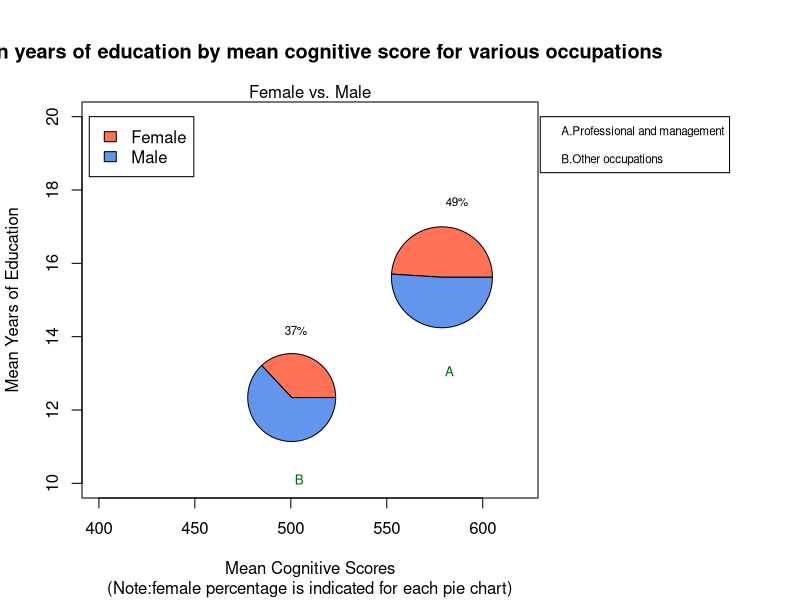
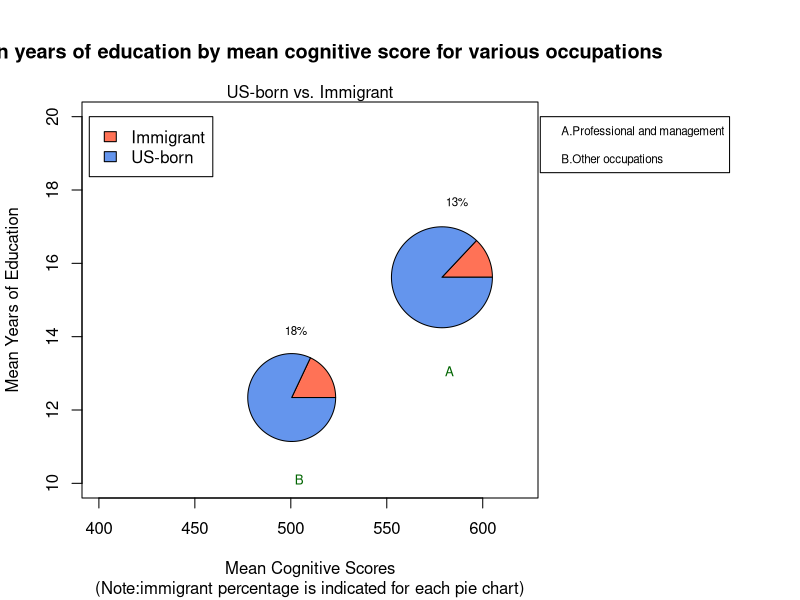
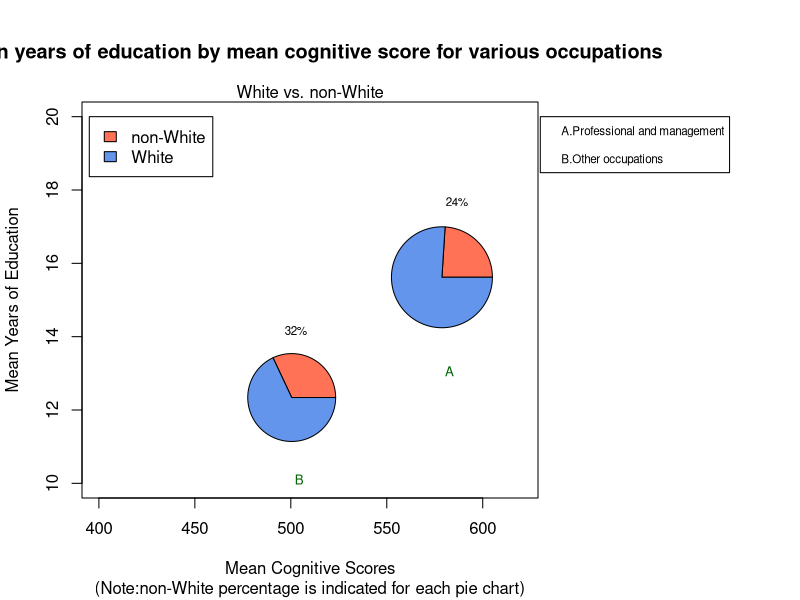

Recreate these plots in R, in order.
## ---- chunk 1
setwd("C:/Users/Liang/Desktop/R working folder")
data_file = read.csv("data2.csv",header=TRUE)
str(data_file)

## ---- chunk 2
colors=c("coral1","cornflowerblue")

## ---- chunk 3
par(mar=c(5.1,4.1,5.1,13.1))
## ---- chunk 4
library(plotrix)
plot.new()
plot(data_file$cognit,data_file$yrsqual,
     xlab="Mean Cognitive Scores",ylab="Mean Years of Education",
     main="Mean years of education by mean cognitive score for various occupations",
     sub="(Note:female percentage is indicated for each pie chart)",cex=0.8,
     xlim=c(400,620),ylim=c(10,20))

legend(630,20,xpd=TRUE, c("A.Professional and management","",
                          "B.Other occupations"),cex=0.7)
mtext("Female vs. Male")
#creat pies
 x_off = c(4,5)
 y_off = c(550,550)
ltr = c("A","B")
pct<-data_file$female*100
lbls<-paste(pct,"%",sep="")

for (i in 1:length(data_file$yrsqual)){
  floating.pie(data_file$cognit[i],
               data_file$yrsqual[i],
               x=c(data_file$female[i],data_file$male[i]),
               radius=data_file$size[i]/40,
               col=colors)
  pie.labels(data_file$cognit[i]+x_off[i],data_file$yrsqual[i]+data_file$size[i]/y_off[i],
             c(i),labels=lbls[i],
             cex=0.7)
 }

legend(395, 20, c("Female","Male"),   
       fill=colors)

text(data_file$cognit[1:2]+4,data_file$yrsqual[1:2]-data_file$size[1:2]/410,ltr[1:2] ,cex=0.8,col="darkgreen")

## ---- chunk 5
plot.new()

plot(data_file$cognit,data_file$yrsqual,
     xlab="Mean Cognitive Scores",ylab="Mean Years of Education",
     main="Mean years of education by mean cognitive score for various occupations",
     sub="(Note:immigrant percentage is indicated for each pie chart)",cex=0.8,
     xlim=c(400,620),ylim=c(10,20))

legend(630,20,xpd=TRUE, c("A.Professional and management","",
                          "B.Other occupations"),cex=0.7)
mtext("US-born vs. Immigrant")

pct_2<-data_file$immi*100
lbls_2<-paste(pct_2,"%",sep="")

 x_off = c(4,5)
 y_off = c(550,550)
ltr = c("A","B")

for (i in 1:length(data_file$yrsqual)){
  floating.pie(data_file$cognit[i],
               data_file$yrsqual[i],
               x=c(data_file$immi[i],data_file$usborn[i]),
               radius=data_file$size[i]/40,
               col=colors)
  pie.labels(data_file$cognit[i]+x_off[i],data_file$yrsqual[i]+data_file$size[i]/y_off[i],
             c(i),labels=lbls_2[i],
             cex=0.7)

 }

legend(395, 20, c("Immigrant","US-born"),   
       fill=colors)

text(data_file$cognit[1:2]+4,data_file$yrsqual[1:2]-data_file$size[1:2]/410,ltr[1:2] ,cex=0.8,col="darkgreen")

## ---- chunk 6
plot.new()

plot(data_file$cognit,data_file$yrsqual,
     xlab="Mean Cognitive Scores",ylab="Mean Years of Education",
     main="Mean years of education by mean cognitive score for various occupations",
     sub="(Note:non-White percentage is indicated for each pie chart)",cex=0.8,
     xlim=c(400,620),ylim=c(10,20))

legend(630,20,xpd=TRUE, c("A.Professional and management","",
                          "B.Other occupations"),cex=0.7)
mtext("White vs. non-White")

pct_3<-data_file$nonwhite*100
lbls_3<-paste(pct_3,"%",sep="")

 x_off = c(4,5)
 y_off = c(550,550)
ltr = c("A","B")

for (i in 1:length(data_file$yrsqual)){
  floating.pie(data_file$cognit[i],
               data_file$yrsqual[i],
               x=c(data_file$nonwhite[i],data_file$white[i]),
               radius=data_file$size[i]/40,
               col=colors)
  pie.labels(data_file$cognit[i]+x_off[i],data_file$yrsqual[i]+data_file$size[i]/y_off[i],
             c(i),labels=lbls_3[i],
             cex=0.7)

 }

legend(395, 20, c("non-White","White"),   
       fill=colors)

text(data_file$cognit[1:2]+4,data_file$yrsqual[1:2]-data_file$size[1:2]/410,ltr[1:2] ,cex=0.8,col="darkgreen")

